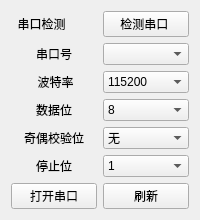
                <widget class="QWidget" name="serial_set_tab_2">
                 <attribute name="title">
                  <string>串口2设置</string>
                 </attribute>
                 <layout class="QGridLayout" name="gridLayout_2">
                  <item row="1" column="1">
                   <layout class="QVBoxLayout" name="verticalLayout_12">
                    <item>
                     <widget class="QComboBox" name="port_2_comboBox">
                      <property name="sizePolicy">
                       <sizepolicy hsizetype="Preferred" vsizetype="Fixed">
                        <horstretch>0</horstretch>
                        <verstretch>0</verstretch>
                       </sizepolicy>
                      </property>
                     </widget>
                    </item>
                    <item>
                     <widget class="QComboBox" name="BaudRate_2_comboBox">
                      <property name="sizePolicy">
                       <sizepolicy hsizetype="Preferred" vsizetype="Fixed">
                        <horstretch>0</horstretch>
                        <verstretch>0</verstretch>
                       </sizepolicy>
                      </property>
                      <item>
                       <property name="text">
                        <string>115200</string>
                       </property>
                      </item>
                      <item>
                       <property name="text">
                        <string>57600</string>
                       </property>
                      </item>
                      <item>
                       <property name="text">
                        <string>38400</string>
                       </property>
                      </item>
                      <item>
                       <property name="text">
                        <string>19200</string>
                       </property>
                      </item>
                      <item>
                       <property name="text">
                        <string>14400</string>
                       </property>
                      </item>
                      <item>
                       <property name="text">
                        <string>9600</string>
                       </property>
                      </item>
                      <item>
                       <property name="text">
                        <string>4800</string>
                       </property>
                      </item>
                      <item>
                       <property name="text">
                        <string>2400</string>
                       </property>
                      </item>
                      <item>
                       <property name="text">
                        <string>1200</string>
                       </property>
                      </item>
                     </widget>
                    </item>
                    <item>
                     <widget class="QComboBox" name="DataBits_2_comboBox">
                      <property name="sizePolicy">
                       <sizepolicy hsizetype="Preferred" vsizetype="Fixed">
                        <horstretch>0</horstretch>
                        <verstretch>0</verstretch>
                       </sizepolicy>
                      </property>
                      <item>
                       <property name="text">
                        <string>8</string>
                       </property>
                      </item>
                      <item>
                       <property name="text">
                        <string>7</string>
                       </property>
                      </item>
                      <item>
                       <property name="text">
                        <string>6</string>
                       </property>
                      </item>
                      <item>
                       <property name="text">
                        <string>5</string>
                       </property>
                      </item>
                     </widget>
                    </item>
                    <item>
                     <widget class="QComboBox" name="Parity_2_comboBox">
                      <property name="sizePolicy">
                       <sizepolicy hsizetype="Preferred" vsizetype="Fixed">
                        <horstretch>0</horstretch>
                        <verstretch>0</verstretch>
                       </sizepolicy>
                      </property>
                      <item>
                       <property name="text">
                        <string>无</string>
                       </property>
                      </item>
                      <item>
                       <property name="text">
                        <string>奇校验</string>
                       </property>
                      </item>
                      <item>
                       <property name="text">
                        <string>偶校验</string>
                       </property>
                      </item>
                     </widget>
                    </item>
                    <item>
                     <widget class="QComboBox" name="StopBits_2_comboBox">
                      <property name="sizePolicy">
                       <sizepolicy hsizetype="Preferred" vsizetype="Fixed">
                        <horstretch>0</horstretch>
                        <verstretch>0</verstretch>
                       </sizepolicy>
                      </property>
                      <item>
                       <property name="text">
                        <string>1</string>
                       </property>
                      </item>
                      <item>
                       <property name="text">
                        <string>1.5</string>
                       </property>
                      </item>
                      <item>
                       <property name="text">
                        <string>2</string>
                       </property>
                      </item>
                     </widget>
                    </item>
                   </layout>
                  </item>
                  <item row="1" column="0">
                   <layout class="QVBoxLayout" name="verticalLayout_11">
                    <item>
                     <widget class="QLabel" name="label_17">
                      <property name="text">
                       <string>串口号</string>
                      </property>
                      <property name="alignment">
                       <set>Qt::AlignCenter</set>
                      </property>
                     </widget>
                    </item>
                    <item>
                     <widget class="QLabel" name="label_18">
                      <property name="text">
                       <string> 波特率</string>
                      </property>
                      <property name="alignment">
                       <set>Qt::AlignCenter</set>
                      </property>
                     </widget>
                    </item>
                    <item>
                     <widget class="QLabel" name="label_19">
                      <property name="text">
                       <string>数据位</string>
                      </property>
                      <property name="alignment">
                       <set>Qt::AlignCenter</set>
                      </property>
                     </widget>
                    </item>
                    <item>
                     <widget class="QLabel" name="label_20">
                      <property name="text">
                       <string>奇偶校验位</string>
                      </property>
                      <property name="alignment">
                       <set>Qt::AlignCenter</set>
                      </property>
                     </widget>
                    </item>
                    <item>
                     <widget class="QLabel" name="label_21">
                      <property name="text">
                       <string>停止位</string>
                      </property>
                      <property name="alignment">
                       <set>Qt::AlignCenter</set>
                      </property>
                     </widget>
                    </item>
                   </layout>
                  </item>
                  <item row="2" column="0" colspan="2">
                   <layout class="QHBoxLayout" name="horizontalLayout_6">
                    <item>
                     <widget class="QPushButton" name="open_serial_Btn_2">
                      <property name="text">
                       <string>打开串口</string>
                      </property>
                     </widget>
                    </item>
                    <item>
                     <widget class="QPushButton" name="refresh_Btn_2">
                      <property name="text">
                       <string>刷新</string>
                      </property>
                     </widget>
                    </item>
                   </layout>
                  </item>
                  <item row="0" column="0" colspan="2">
                   <layout class="QHBoxLayout" name="horizontalLayout_2">
                    <item>
                     <widget class="QLabel" name="label_3">
                      <property name="text">
                       <string>  串口检测</string>
                      </property>
                     </widget>
                    </item>
                    <item>
                     <widget class="QPushButton" name="check_serial_Btn_2">
                      <property name="text">
                       <string>检测串口 </string>
                      </property>
                     </widget>
                    </item>
                   </layout>
                  </item>
                 </layout>
                </widget>
